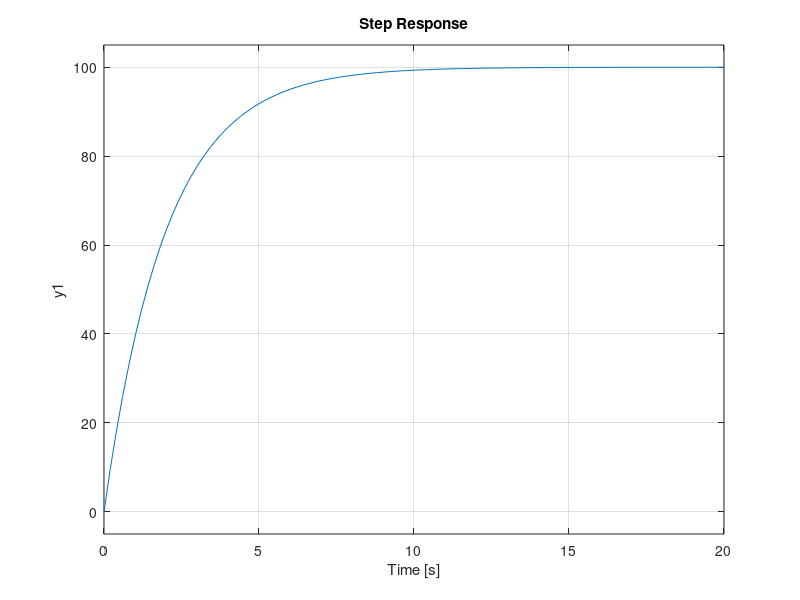
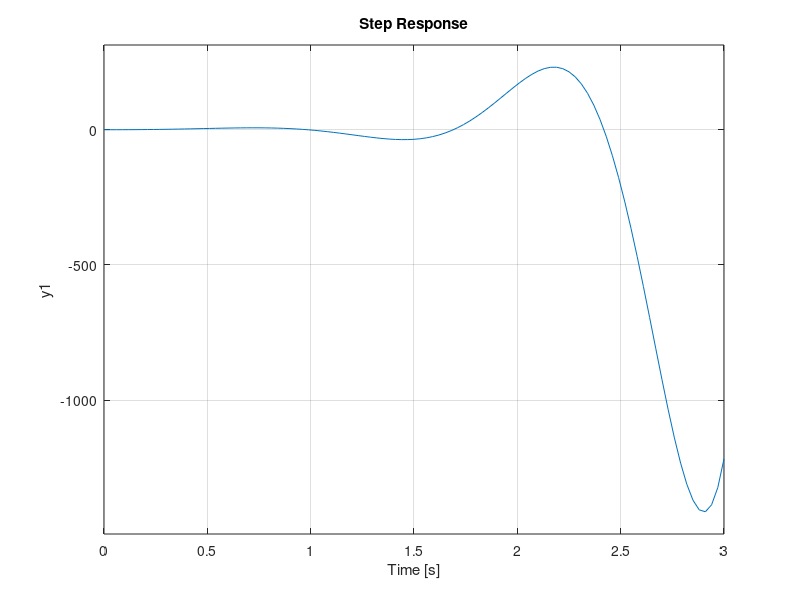
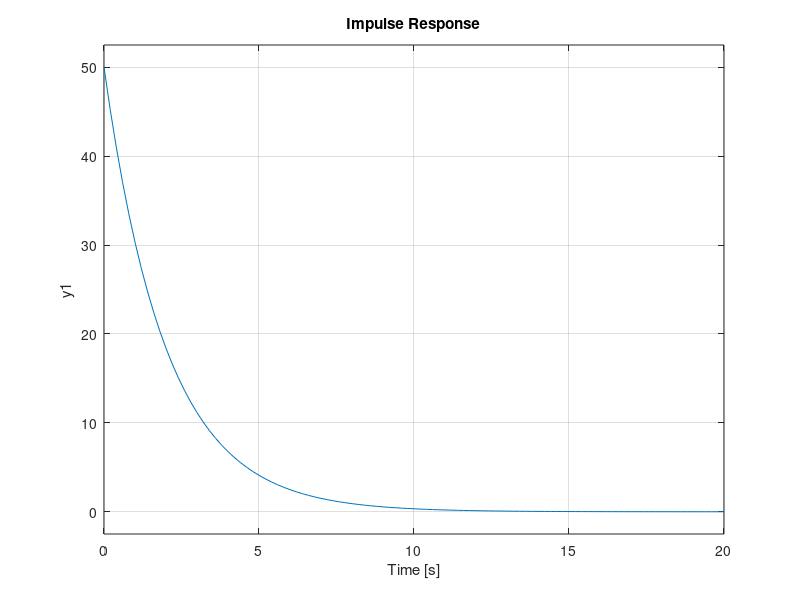

These figures' MATLAB source, in order:
clc; clear all; close all;
s = tf('s'); % variabila s

% Punctul a

k = 100;
T = 2;
H = k / (T * s + 1);

isstable(H) 
% sistem stabil
pole(H)
% pol unic: -0.5


% Punctul b

w = 5;
z = -0.5;
% H2 == H'
H2 = w^2 / (s^2 + 2*w*s*z + w^2); 

pole(H2)
% poli: 2.5000 + 4.3301i, 
%       2.5000 - 4.3301i

% Punctul c

figure('name','Semnal treapta (functia H)','NumberTitle','off');
step(H);
figure('name',"Semnal treapta (functia H')",'NumberTitle','off');
step(H2);
% Amplitudinea oscilaţiilor este continuu crescatoare, rezulta faptul ca
% sistemul descris de H'(punctul b) este instabil

% Punctul d

figure('name','Semnal impuls (functia H)','NumberTitle','off');
impulse(H);

